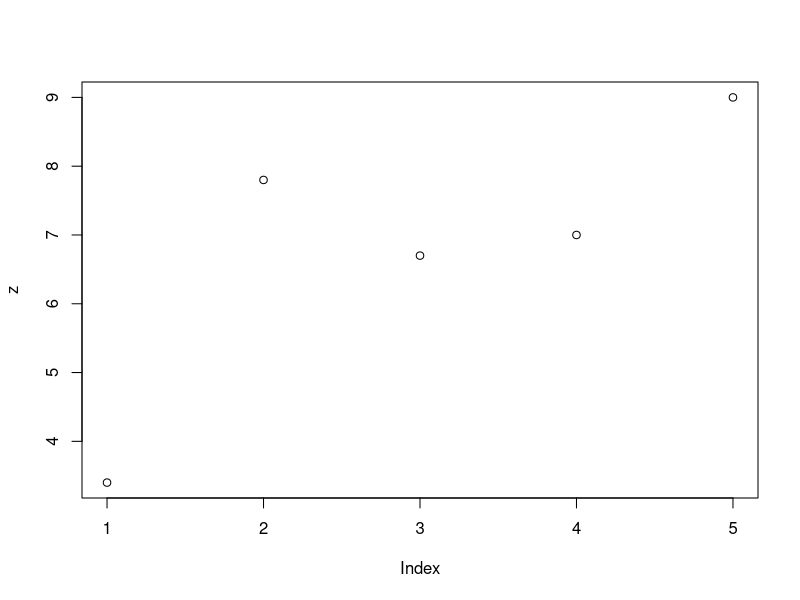
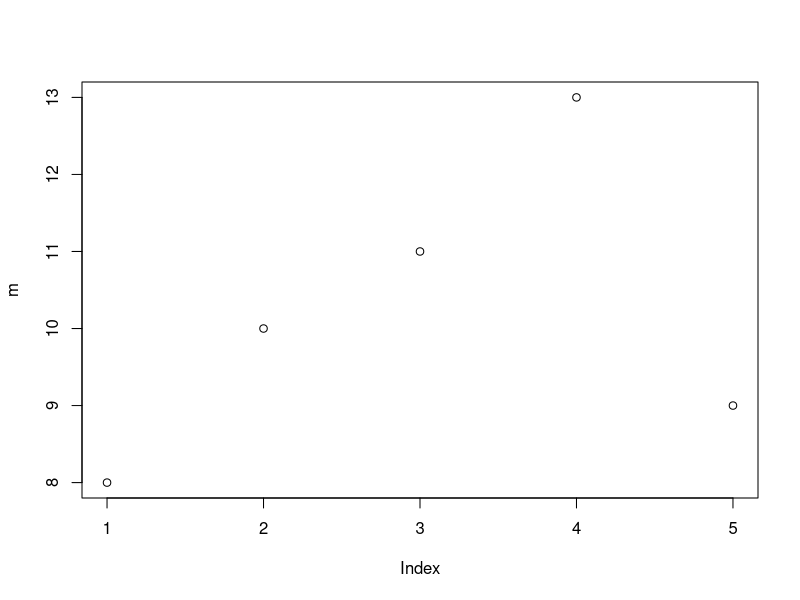
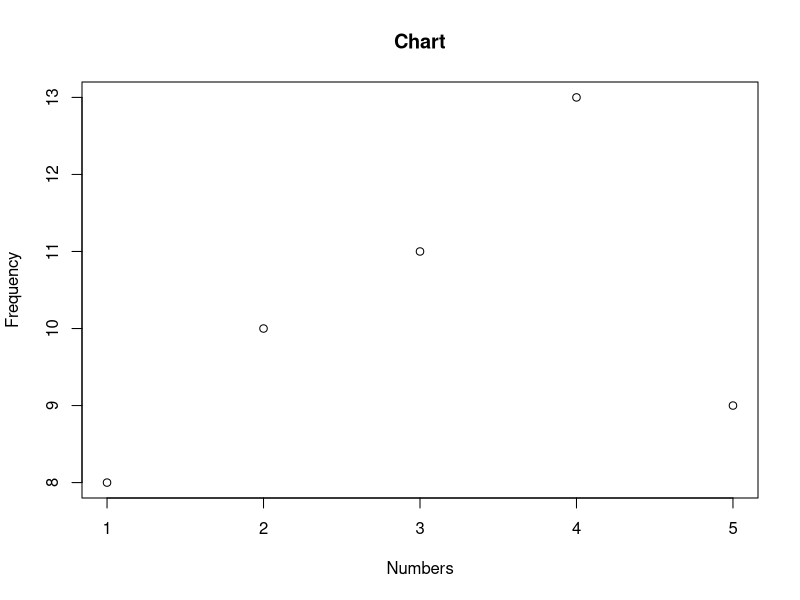
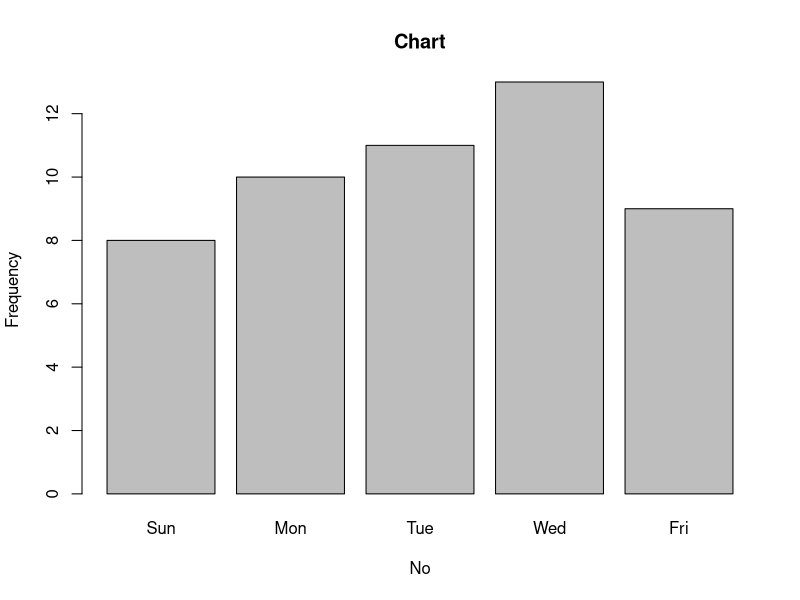
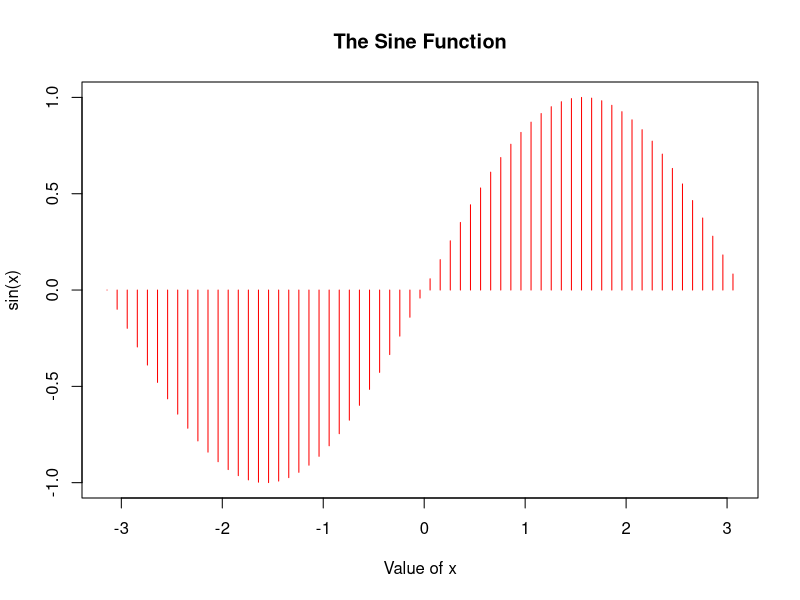

Write the R code that produced these figures, in order.

#Mathematical operators
## Session 01

##Addition
1+2

##Subtraction
9-6

##Multiplication
5*4

##Division
10/2

##Exponentiation
5**2
5^2

##Modulo: Returns the reminder after division
4%%2
5%%2


#Assignment of variables <-

x<-33 #33 is the age of the respondent

##Print the variable x
x

print(x) ##Prints the variable x

##Adding assigned variables
y<- -6

x+y

z<-x+y

z

##Types of variables

##Numeric/float : 4.5
##Integer 4
##Logical: Boolean: TRUE. FALSE
##Characters: Text or strings: NSU43
c<- '5.89'
class(c)

##Check class of variables
X=FALSE
class(X)

z<-3.4
class(z)

a<-'NSU456'
class(a)

b<-TRUE
class(b)


##########

##Convert class of variable
x=5.67

x<-as.integer(x)
y<-as.integer(y)
class(x)
x<-as.numeric(x)
x

a<-43
a<-as.character(a)
class(a)

a<-'bangla'
a<-as.numeric(a)

a<-FALSE
class(a)
a<-as.numeric(a)

a<-as.character(a)
class(a)


x<-4.5678
class(x)
x<-as.integer(x)

x<-as.numeric(x)
x


#Create a vector

##Numeric vector
x<-5.6
class(x)

y<-c(3,4,6,7,8)
y

z[-2]

z<-c(3.4, 7.8, 6.7, 7, 9)
z
plot(z)

1:10

n<-c(1:5)
n


n<- c(2,3,7,8,9)
n1<-c(6,7,4,5, 0)
n/n1
n*n1
m<-n+n1
m

##Character vector
c<-c('d', 'g', 'k')

c<-c('d,g,k')
c

d<-c('d', 'p', 'w', 'l')

s<-c(c,d)
s

##Boolean vector
b<-c(TRUE, FALSE, TRUE)
b
d<-c(4, 5, 6)
z<-c(d,b)
z

##Assign names to vectors

names(m)<-c("Sun", "Mon", "Tue", "Wed", 'Thu')
m

days<-c("Sun", "Mon", "Tue", "Wed", "Fri")
#d<-c(7,8,9,4,5)
names(m)<-days
m
days


##Check first few entries
head(m)
tail(m)

##Using SUM with vectors
n+n1
total<-sum(n)+sum(n1)
total

n<-c(4,5,6,9,8)
total<-sum(n)+sum(n1)
total

##Selection within vectors, use []
##Use c when selecting more than 1

n1[4]

n1[c(2,4,5)]

n1[3:5]

m
m[c("Mon", "Tue")]

######End of session 01

#Calculate basic descriptive statistics

summary(m)
mean(m)
median(m)
var(m)
sd(m)
min(m)
max(m)

#Comparison operators
##The (logical) comparison operators known to R are:
##< for less than
##> for greater than
##<= for less than or equal to
##>= for greater than or equal to
##== for equal to each other
##!= not equal to each other

x>=2

z>=y
z<-3.4

class(z)

c<-'nsu42'
c>=z

##Comparing numeric to character returns FALSE
##If the two arguments are atomic vectors of different types, one is coerced to the type of the other, the (decreasing) order of precedence being character, complex, numeric, integer, logical and raw.

n1>n
##Each item is compared according to position

n<-c[1:6]
n1>n

##Test using logical operator
o<-n1>2
o

#Matrices
##Byrow determines if the data will be filled by rows or columns

matrix(1:9, byrow=TRUE, ncol=3)

##Combining vectors to form a matrix
a<-c(1,2)
b<-c(3,4)
c<-c(5,6)

d<-c(a,b,c)
d

mat<-matrix(d, byrow=TRUE, nrow=3)
print(mat)

mat<-matrix(c(a,b,c), byrow=FALSE, nrow=3)
mat

##Naming a matrix
colnames(mat)<-c("US", "Non US")
rownames(mat)<-c('x', 'y', 'z')
mat

##Calculate row and column totaland mean in matrix
row<-rowSums(mat)
row
col<-colSums(mat)
col
rmean<-rowMeans(mat)
rmean
cmean<-colMeans(mat)
cmean

mat
col
##Column bind and row bind functions
cbind(mat,row)
rbind(mat,col)

mat 
mat1<-matrix(9:14, byrow=FALSE, nrow=3)
mat1
mat2<-rbind(mat, mat1)
rownames(mat2)<-c('a', 'b', 'c', 'd', 'e', 'f')
mat2

##Basic charts in R
m
plot(m)
plot(m, xlab="Numbers", ylab="Frequency", main="Chart")
##This will create a scatterplot

barplot(m, xlab="No", ylab="Frequency", main="Chart")
##This creates a barchart

##Plot function arguments
##"p" - points
##"l" - lines
##"b" - both points and lines
##"c" - empty points joined by lines
##"o" - overplotted points and lines
##"s" and "S" - stair steps
##"h" - histogram-like vertical lines
##"n" - does not produce any points or lines

x <- seq(-pi,pi,0.1)
y<- seq(-10, 10, 1)
x
y
plot(x, sin(x),
     main="The Sine Function",
     xlab='Value of x',
     ylab="sin(x)",
     type="h",
     col="red")
##List of colors in R: http://www.stat.columbia.edu/~tzheng/files/Rcolor.pdf

